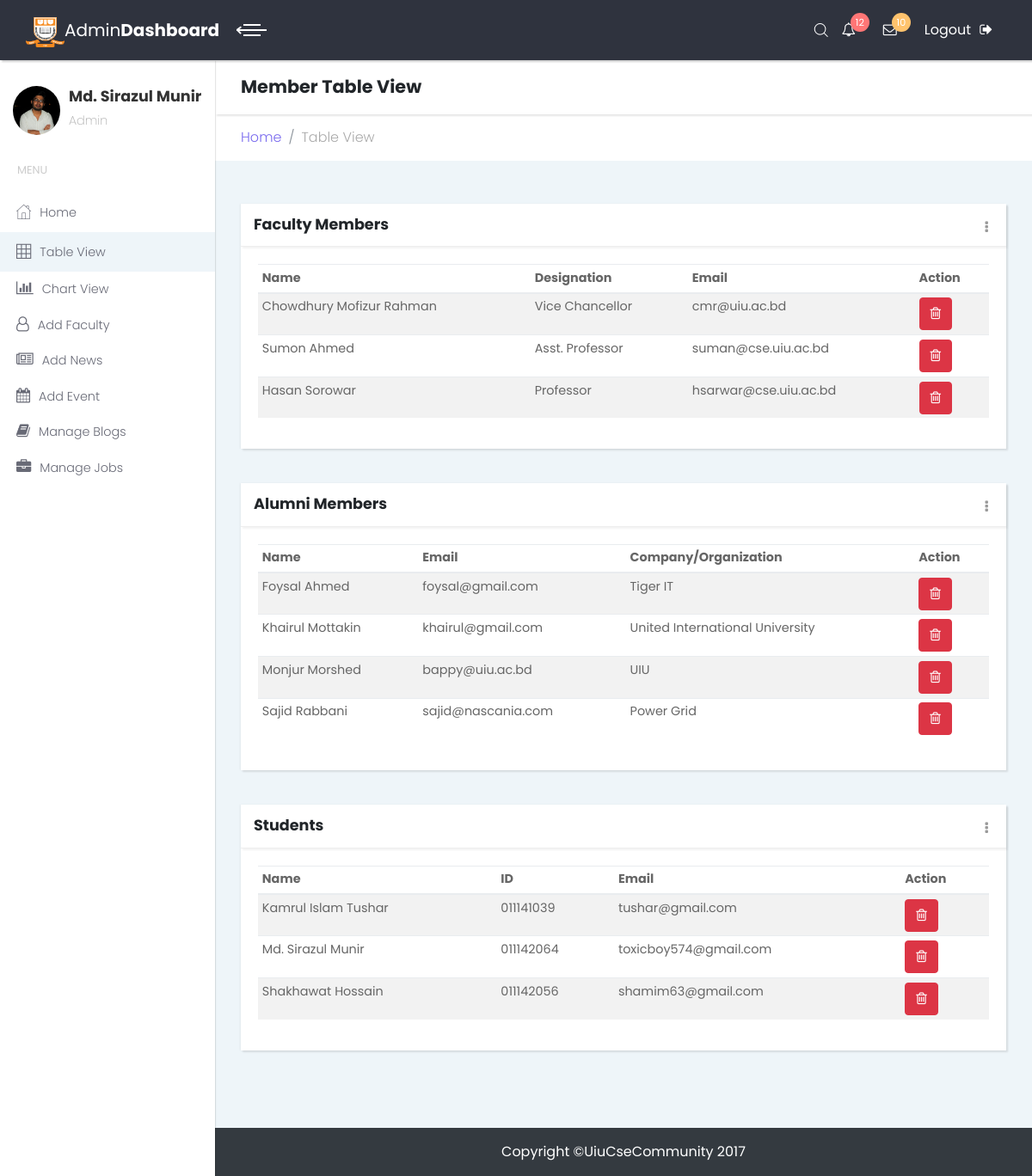
/Admin/tables.php, run on the app's committed database.
### tables this page shows
CREATE TABLE `faculty` (
  `id` int(11) NOT NULL,
  `name` varchar(100) NOT NULL,
  `designation` varchar(100) NOT NULL,
  `email` varchar(100) NOT NULL,
  `qualification` varchar(50) NOT NULL,
  `company` varchar(50) NOT NULL,
  `experience` varchar(100) NOT NULL,
  `projects` varchar(500) NOT NULL,
  `hobby` varchar(100) NOT NULL,
  `fbID` varchar(500) NOT NULL,
  `twitterID` varchar(500) NOT NULL,
  `linkedInID` varchar(500) NOT NULL,
  `password` varchar(20) NOT NULL,
  `facultyPhoto` varchar(500) NOT NULL
);

CREATE TABLE `alumni` (
  `id` int(11) NOT NULL,
  `name` varchar(100) NOT NULL,
  `email` varchar(100) NOT NULL,
  `designation` varchar(100) NOT NULL,
  `company` varchar(500) NOT NULL,
  `experience` varchar(500) NOT NULL,
  `projects` varchar(500) NOT NULL,
  `hobby` varchar(100) NOT NULL,
  `fID` varchar(500) NOT NULL,
  `tID` varchar(100) NOT NULL,
  `inID` varchar(100) NOT NULL,
  `address` varchar(100) NOT NULL,
  `password` varchar(20) NOT NULL,
  `alumniphoto` varchar(500) NOT NULL
);

CREATE TABLE `student` (
  `id` int(11) NOT NULL,
  `name` varchar(100) NOT NULL,
  `designation` varchar(500) NOT NULL,
  `email` varchar(100) NOT NULL,
  `sID` varchar(10) NOT NULL,
  `fID` varchar(100) NOT NULL,
  `tID` varchar(100) NOT NULL,
  `inID` varchar(100) NOT NULL,
  `address` varchar(100) NOT NULL,
  `hobby` varchar(500) NOT NULL,
  `blood` varchar(50) NOT NULL,
  `projects` varchar(500) NOT NULL,
  `password` varchar(20) NOT NULL,
  `sPhoto` varchar(500) NOT NULL
);

### Admin/tables.php (the view, shortened to what this page needs)
<?php
    require_once('../dbConnect.php');
    $row1 = $conn->query("SELECT * FROM `faculty` WHERE 1");
    $row2 = $conn->query("SELECT * FROM `alumni` WHERE 1");
    $row3 = $conn->query("SELECT * FROM `student` WHERE 1");
 ?>
<!DOCTYPE html>
<html>
  <head>
    <link rel="stylesheet" href="vendor/bootstrap/css/bootstrap.min.css">
    <link rel="stylesheet" href="css/fontastic.css">
    <link rel="stylesheet" href="vendor/font-awesome/css/font-awesome.min.css">
    <link rel="stylesheet" href="css/style.default.css" id="theme-stylesheet">
    <link rel="stylesheet" href="css/custom.css">
  </head>
  <body>
    <div class="page charts-page">
      <header class="header">
        <nav class="navbar">
          <div class="container-fluid">
            <div class="navbar-holder d-flex align-items-center justify-content-between">
              <div class="navbar-header">
                <img src="img/uiu.png" height="35" width="45" alt=""><a href="index.php" class="navbar-brand">
                  <div class="brand-text brand-big"><span>Admin </span><strong>Dashboard</strong></div>
                  <div class="brand-text brand-small"><strong>Admin</strong></div></a>
                  <a id="toggle-btn" href="#" class="menu-btn active"><span></span><span></span><span></span></a>
              </div>
              <ul class="nav-menu list-unstyled d-flex flex-md-row align-items-md-center">
                <li class="nav-item d-flex align-items-center"><a id="search" href="#"><i class="icon-search"></i></a></li>
                <li class="nav-item dropdown"> <a id="notifications" rel="nofollow" data-target="#" href="#" data-toggle="dropdown" aria-haspopup="true" aria-expanded="false" class="nav-link"><i class="fa fa-bell-o"></i><span class="badge bg-red">12</span></a>
                </li>
                <li class="nav-item dropdown"> <a id="messages" rel="nofollow" data-target="#" href="#" data-toggle="dropdown" aria-haspopup="true" aria-expanded="false" class="nav-link"><i class="fa fa-envelope-o"></i><span class="badge bg-orange">10</span></a>
                </li>
                <li class="nav-item"><a href="../index.php" class="nav-link logout">Logout<i class="fa fa-sign-out"></i></a></li>
              </ul>
            </div>
          </div>
        </nav>
      </header>
      <div class="page-content d-flex align-items-stretch">
        <nav class="side-navbar">
          <div class="sidebar-header d-flex align-items-center">
            <div class="avatar"><img src="img/munir.jpg" alt="..." class="img-fluid rounded-circle"></div>
            <div class="title">
              <h1 class="h4">Md. Sirazul Munir</h1>
              <p>Admin</p>
            </div>
          </div>
          <span class="heading">Menu</span>
          <ul class="list-unstyled">
            <li> <a href="index.php"><i class="icon-home"></i>Home</a></li>
            <li class="active"><a href="tables.php"> <i class="icon-grid"></i>Table View</a></li>
            <li> <a href="charts.php"> <i class="fa fa-bar-chart"></i>Chart View </a></li>
            <li> <a href="addFaculty.php"> <i class="fa fa-user-o"></i>Add Faculty </a></li>
            <li> <a href="addNews.php"> <i class="fa fa-newspaper-o"></i>Add News</a></li>
            <li> <a href="addEvent.php"> <i class="fa fa-calendar"></i>Add Event</a></li>
            <li> <a href="manageBlog.php"> <i class="fa fa-book"></i>Manage Blogs</a></li>
            <li> <a href="manageJob.php"> <i class="fa fa-briefcase"></i>Manage Jobs</a></li>
          </ul>
        </nav>
        <div class="content-inner">
          <header class="page-header">
            <div class="container-fluid">
              <h2 class="no-margin-bottom">Member Table View</h2>
            </div>
          </header>
          <div class="breadcrumb-holder container-fluid">
            <ul class="breadcrumb">
              <li class="breadcrumb-item"><a href="index.php">Home</a></li>
              <li class="breadcrumb-item active">Table View</li>
            </ul>
          </div>
          <section class="tables">
            <div class="container-fluid">
              <div class="row">
                <div class="col-lg-12">
                  <div class="card">
                    <div class="card-close">
                      <div class="dropdown">
                        <button type="button" id="closeCard4" data-toggle="dropdown" aria-haspopup="true" aria-expanded="false" class="dropdown-toggle"><i class="fa fa-ellipsis-v"></i></button>
                      </div>
                    </div>
                    <div class="card-header d-flex align-items-center">
                      <h3 class="h4">Faculty Members</h3>
                    </div>
                    <div class="card-body">
                      <table class="table table-striped table-sm">
                        <thead>
                          <tr>
                            <th>Name</th>
                            <th>Designation</th>
                            <th>Email</th>
                            <th>Action</th>
                          </tr>
                        </thead>
                        <tbody>
                          <?php while($result1 = mysqli_fetch_array($row1))  { ?>
                          <tr>
                            <td> <?php echo $result1['name']; ?> </td>
                            <td> <?php echo $result1['designation']; ?> </td>
                            <td> <?php echo $result1['email']; ?> </td>
                            <td><a onclick="return confirm('Are you sure want to delete?')" href="deleteFaculty.php?id=<?php echo $result1['id']; ?>" class="btn btn-danger"><i class="fa fa-trash-o" aria-hidden="true"></i></a></td>
                          </tr>
                        <?php } ?>
                        </tbody>
                      </table>
                    </div>
                  </div>
                </div>
                <div class="col-lg-12">
                  <div class="card">
                    <div class="card-close">
                      <div class="dropdown">
                        <button type="button" id="closeCard4" data-toggle="dropdown" aria-haspopup="true" aria-expanded="false" class="dropdown-toggle"><i class="fa fa-ellipsis-v"></i></button>
                      </div>
                    </div>
                    <div class="card-header d-flex align-items-center">
                      <h3 class="h4">Alumni Members</h3>
                    </div>
                    <div class="card-body">
                      <table class="table table-striped table-sm">
                        <thead>
                          <tr>
                            <th>Name</th>
                            <th>Email</th>
                            <th>Company/Organization</th>
                            <th>Action</th>
                          </tr>
                        </thead>
                        <tbody>
                          <?php while($result2 = mysqli_fetch_array($row2))  { ?>
                          <tr>
                            <td> <?php echo $result2['name']; ?> </td>
                            <td> <?php echo $result2['email']; ?> </td>
                            <td> <?php echo $result2['company']; ?> </td>
                            <td><a onclick="return confirm('Are you sure want to delete?')" href="deleteAlumni.php?id= <?php echo $result2['id']; ?>" class="btn btn-danger"><i class="fa fa-trash-o" aria-hidden="true"></i></a></td>
                          </tr>
                        <?php } ?>
                        </tbody>
                      </table>
                    </div>
                  </div>
                </div>
                <div class="col-lg-12">
                  <div class="card">
                    <div class="card-close">
                      <div class="dropdown">
                        <button type="button" id="closeCard4" data-toggle="dropdown" aria-haspopup="true" aria-expanded="false" class="dropdown-toggle"><i class="fa fa-ellipsis-v"></i></button>
                      </div>
                    </div>
                    <div class="card-header d-flex align-items-center">
                      <h3 class="h4">Students</h3>
                    </div>
                    <div class="card-body">
                      <table class="table table-striped table-sm">
                        <thead>
                          <tr>
                            <th>Name</th>
                            <th>ID</th>
                            <th>Email</th>
                            <th>Action</th>
                          </tr>
                        </thead>
                        <tbody>
                          <?php while($result3 = mysqli_fetch_array($row3))  { ?>
                          <tr>
                            <td> <?php echo $result3['name']; ?> </td>
                            <td> <?php echo $result3['sID']; ?> </td>
                            <td> <?php echo $result3['email']; ?> </td>
                            <td><a onclick="return confirm('Are you sure want to delete?')" href="deleteStudent.php?id=<?php echo $result3['id']; ?>" class="btn btn-danger"><i class="fa fa-trash-o" aria-hidden="true"></i></a></td>
                          </tr>
                        <?php } ?>
                        </tbody>
                      </table>
                    </div>
                  </div>
                </div>
              </div>
            </div>
          </section>
          <footer class="py-3 bg-dark">
            <div class="container">
              <p class="m-0 text-center text-white">Copyright &copy;UiuCseCommunity 2017</p>
            </div>
          </footer>
        </div>
      </div>
    </div>
  </body>
</html>

### data on the page
faculty: name "Chowdhury Mofizur Rahman", designation "Vice Chancellor", email "cmr@uiu.ac.bd"
faculty: name "Sumon Ahmed", designation "Asst. Professor", email "suman@cse.uiu.ac.bd"
faculty: name "Hasan Sorowar", designation "Professor", email "hsarwar@cse.uiu.ac.bd"
alumni: name "Foysal Ahmed", email "foysal@gmail.com", company "Tiger IT"
alumni: name "Khairul Mottakin", email "khairul@gmail.com", company "United International University"
alumni: name "Monjur Morshed", email "bappy@uiu.ac.bd", company "UIU"
alumni: name "Sajid Rabbani", email "sajid@nascania.com", company "Power Grid"
student: name "Kamrul Islam Tushar", sID "011141039", email "tushar@gmail.com"
student: name "Md. Sirazul Munir", sID "011142064", email "toxicboy574@gmail.com"
student: name "Shakhawat Hossain", sID "011142056", email "shamim63@gmail.com"
